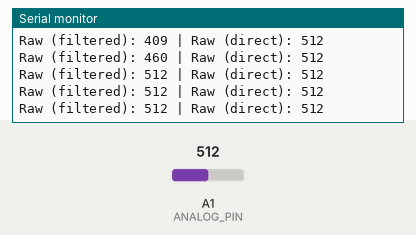
Simulated run of this sketch. Board: Arduino Uno, built with avr-gcc and run on an emulated ATmega328P. Parts: the last lines printed to the serial monitor. Inputs (shaded band) come from the test bench; at power-on: A1 (ANALOG_PIN) = 512.

Above: at 1.2 s.
1.3 s: A1 (ANALOG_PIN) set to 716
At 1.39 s:
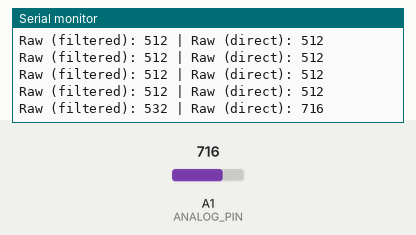
2.8 s: A1 (ANALOG_PIN) set to 900
At 2.81 s:
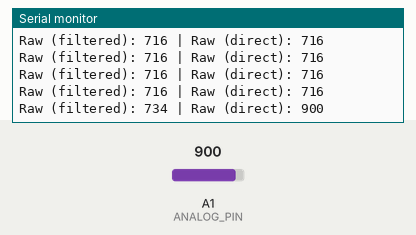
Timing chart, 0 to 5.8 s (numbered marks = the images above; inputs shaded):
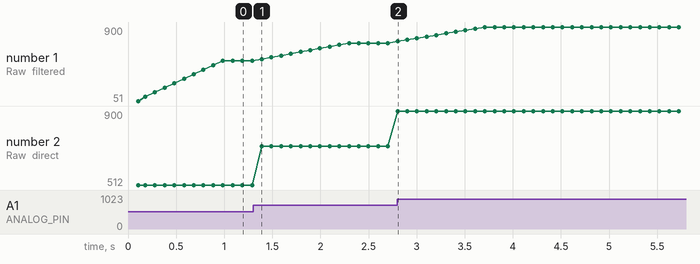

The sketch:

average-filtered.ino
```cpp
/*
 * Library Pembacaan Signal 4-20mA untuk Arduino
 * Dibuat untuk stabilkan pembacaan analog input
 *
 * Fitur:
 * - Moving Average Filter
 * - Auto-scaling ke mA
 * - Mudah dipakai
 */

// ============================================
// KONFIGURASI (EDIT DI SINI)
// ============================================
const int ANALOG_PIN = A1;           // Pin analog yang dipakai
const int MIN_RAW = 186;             // Nilai ADC minimum (4mA)
const int MAX_RAW = 945;             // Nilai ADC maximum (20mA) - SESUAIKAN!
const float MIN_MA = 4.0;            // Arus minimum (mA)
const float MAX_MA = 20.0;           // Arus maximum (mA)
const int NUM_SAMPLES = 10;          // Jumlah sampel untuk averaging (makin besar makin smooth tapi lambat)

// ============================================
// VARIABEL INTERNAL (JANGAN EDIT)
// ============================================
int readings[NUM_SAMPLES];
int readIndex = 0;
long total = 0;
int average = 0;
bool initialized = false;

// ============================================
// FUNGSI UTAMA
// ============================================

/**
 * Inisialisasi filter - WAJIB dipanggil di setup()
 */
void initFilter() {
  for (int i = 0; i < NUM_SAMPLES; i++) {
    readings[i] = 0;
  }
  readIndex = 0;
  total = 0;
  initialized = true;
}

/**
 * Baca nilai analog yang sudah di-filter
 * Return: nilai ADC rata-rata (raw)
 */
int readFilteredRaw() {
  if (!initialized) {
    initFilter(); // Auto-init jika lupa
  }

  // Kurangi nilai lama
  total = total - readings[readIndex];

  // Baca nilai baru
  readings[readIndex] = analogRead(ANALOG_PIN);

  // Tambahkan ke total
  total = total + readings[readIndex];

  // Pindah index
  readIndex++;
  if (readIndex >= NUM_SAMPLES) {
    readIndex = 0;
  }

  // Hitung rata-rata
  average = total / NUM_SAMPLES;

  return average;
}

/**
 * Baca nilai dalam mA (sudah di-convert)
 * Return: arus dalam mA (float)
 */
float readCurrent_mA() {
  int raw = readFilteredRaw();

  // Constrain agar tidak keluar range
  raw = constrain(raw, MIN_RAW, MAX_RAW);

  // Map ke 4-20mA
  float current = map(raw, MIN_RAW, MAX_RAW, MIN_MA * 100, MAX_MA * 100) / 100.0;

  return current;
}

/**
 * Baca nilai dalam persen (0-100%)
 * Return: persentase 0-100%
 */
float readPercent() {
  float current = readCurrent_mA();
  float percent = ((current - MIN_MA) / (MAX_MA - MIN_MA)) * 100.0;
  percent = constrain(percent, 0, 100);
  return percent;
}

/**
 * Get raw value terakhir (tanpa filter)
 * Return: nilai ADC langsung
 */
int readRawDirect() {
  return analogRead(ANALOG_PIN);
}

/**
 * Reset filter (mulai dari awal)
 */
void resetFilter() {
  initFilter();
}

// ============================================
// CONTOH PENGGUNAAN
// ============================================

void setup() {
  Serial.begin(9600);

  // WAJIB: Inisialisasi filter
  initFilter();

  Serial.println("=================================");
  Serial.println("Signal 4-20mA Reader - READY!");
  Serial.println("=================================");
}

void loop() {
  /*
  // ========================================
  // CARA 1: Baca langsung dalam mA (PALING MUDAH)
  // ========================================
  float current = readCurrent_mA();

  Serial.print("Current: ");
  Serial.print(current, 2);  // 2 digit desimal
  Serial.println(" mA");
  */

  // ========================================
  // CARA 2: Baca dalam persen
  // ========================================
  /*
  float percent = readPercent();

  Serial.print("Level: ");
  Serial.print(percent, 1);
  Serial.println(" %");
  */


  // ========================================
  // CARA 3: Baca raw value (untuk debugging)
  // ========================================

  int raw = readFilteredRaw();
  int direct = readRawDirect();

  Serial.print("Raw (filtered): ");
  Serial.print(raw);
  Serial.print(" | Raw (direct): ");
  Serial.println(direct);


  // ========================================
  // CARA 4: Baca semua sekaligus (untuk monitoring)
  // ========================================
  /*
  int raw = readFilteredRaw();
  float current = readCurrent_mA();
  float percent = readPercent();

  Serial.print("Raw: ");
  Serial.print(raw);
  Serial.print(" | Current: ");
  Serial.print(current, 2);
  Serial.print(" mA | Level: ");
  Serial.print(percent, 1);
  Serial.println(" %");
  */

  delay(100);  // Update setiap 100ms
}
```

Measured:
- after the input at 1.3 s, the serial monitor: prints a new line after 0.09 s (image 1)
- after the input at 2.8 s, the serial monitor: prints a new line at once (image 2)
- plotted number 1: 512 → 716 after the input at 1.3 s, 716 → 900 after the input at 2.8 s
- plotted number 2: 512 → 716 after the input at 1.3 s, 716 → 900 after the input at 2.8 s
